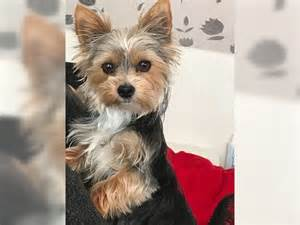
#> input picture src/scrape_posts/animals10/raw-img/cane/OIF-e2bexWrojgtQnAPPcUfOWQ.jpeg, 300 x 225 px; its folder holds only this picture in this run
$ python MyData.py
#> lines starting #> are read from the running program, lines starting #| are printed output that depends on the picture
import os
import numpy as np
import matplotlib.pyplot as plt
import cv2
import random

IMG_SIZE = 50

datadir = "animals10/raw-img"

categories = ["cane", "cavallo", "elefante", "farfalla", "gallina", "gatto", "mucca", "pecora", "ragno", "scoiattolo"]

translate = {"cane": "dog", "cavallo": "horse", "elefante": "elephant", "farfalla": "butterfly",
    "gallina": "chicken", "gatto": "cat", "mucca": "cow", "pecora": "sheep",
    "scoiattolo": "squirrel", "dog": "cane", "cavallo": "horse", "elephant" : "elefante",
    "butterfly": "farfalla", "chicken": "gallina", "cat": "gatto", "cow": "mucca", "spider": "ragno",
    "squirrel": "scoiattolo"}

training_data = []

def create_training_data():

    #Go through each folder
    for category in categories:
    #Gets us in the path for any of the folders for categories
        path = os.path.join(datadir, category)
        class_num = categories.index(category)

        #Iterate thru images
        count = 0
        print("File count for: " + category, end = '')
        for img in os.listdir(path):
            #convert images with imread
            #convert images to gray scale b/c rgb data is 3x the size of grayscale, and don't need color differentiation
            #for classifying different animals, in this case, maybe for reptiles,etc
            count+=1
            try:
                img_array = cv2.imread(os.path.join(path, img), cv2.IMREAD_GRAYSCALE)
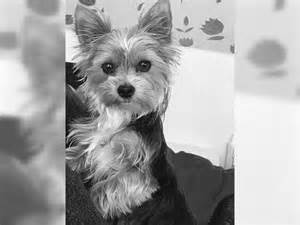
#> img_array: shape (225, 300); min 0, max 255, mean 164.2
                new_array = cv2.resize(img_array, (IMG_SIZE, IMG_SIZE))
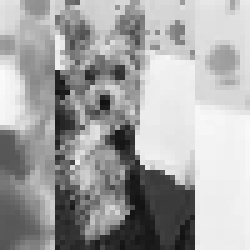
#> new_array: shape (50, 50) (shown 5 times larger); min 17, max 250, mean 164.4
                training_data.append([new_array, class_num])
            except Exception as e:
                pass
        print(count)
            #use matplot to show the stuff
            #plt.imshow(img_array, cmap="gray")
            #plt.show()
            #break

#> (the run stopped early here; a loop or call above may not have finished)
